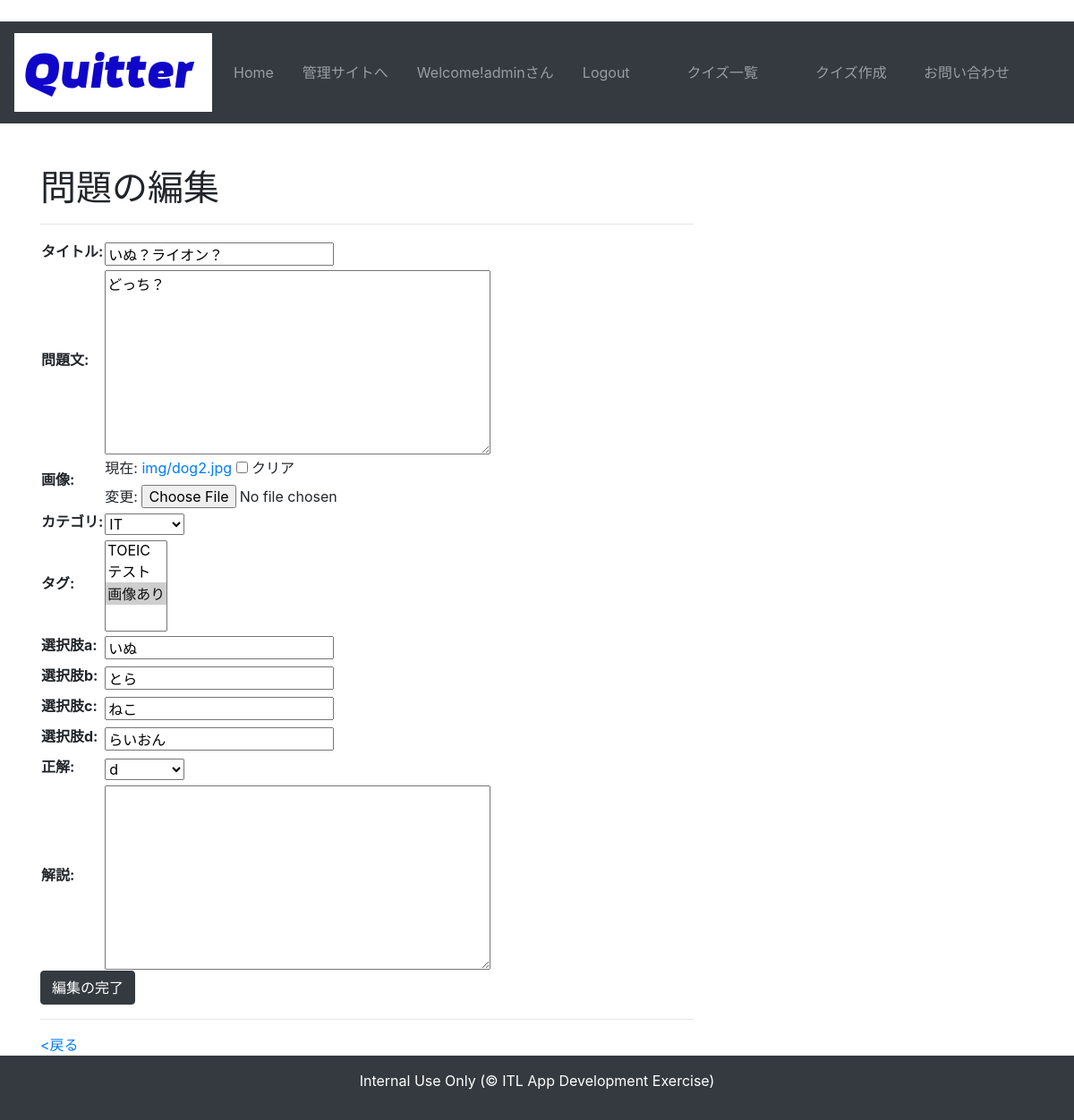
Before: /quiz/edit/7 (signed in) with the older database file.
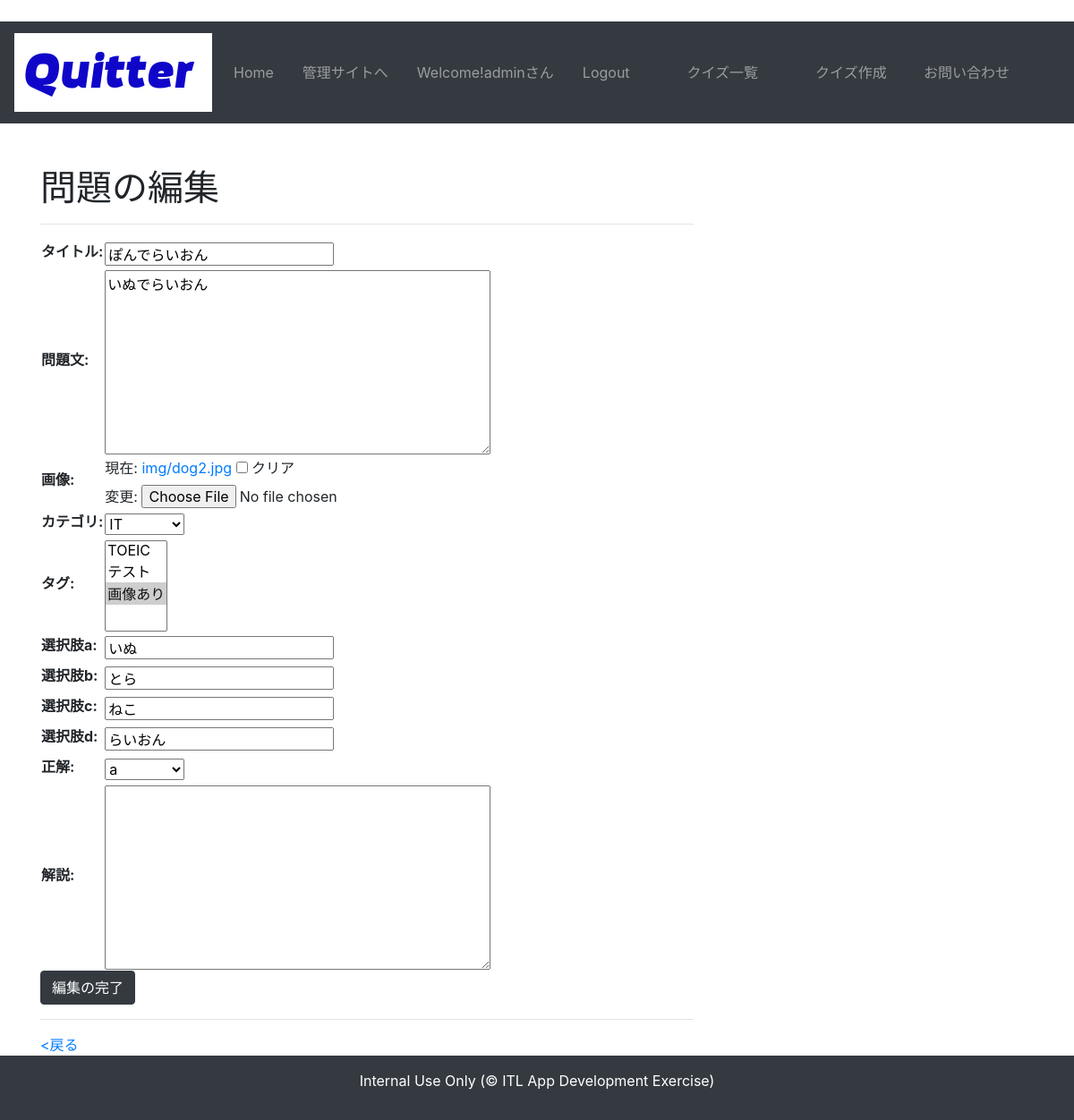
After: the same page with the newer database file.
### quiz/models.py (models this page shows, shortened)
class Quiz(models.Model):
    QUIZ_CHOICES = (
        ('a', 'a'), ('b', 'b'), ('c', 'c'), ('d', 'd')
        )
    author = models.ForeignKey(User,verbose_name='作成者',on_delete=models.CASCADE)
    title = models.CharField('タイトル', max_length=255)
    text = models.TextField('問題文')
    image = models.ImageField('画像', upload_to='img', blank=True, null=True)
    category = models.ForeignKey(Category, verbose_name='カテゴリ', blank=False, on_delete=models.PROTECT)
    tag = models.ManyToManyField(Tag, verbose_name='タグ', blank=True)
    choice_a = models.CharField('選択肢a', max_length=255)
    choice_b = models.CharField('選択肢b', max_length=255)
    choice_c = models.CharField('選択肢c', max_length=255)
    choice_d = models.CharField('選択肢d', max_length=255)
    correct_answer = models.CharField('正解', choices=QUIZ_CHOICES, max_length=1)
    explanation = models.TextField('解説', blank=True)
    created_at = models.DateTimeField('問題更新日', default=timezone.now)

### quiz/views.py (the view)
# urls.py: path('edit/<int:quiz_pk>', views.edit, name='edit'),
@login_required
def edit(request, quiz_pk):
    quiz = get_object_or_404(Quiz, pk=quiz_pk)
    request_user = request.user
    quiz_author = quiz.author
    if request.method == 'POST':
        form = QuizCreateForm(request.POST, instance=quiz)
        if form.is_valid():
            form.instance.author = request.user
            form.instance.created_at = timezone.now()
            form.save()
            return redirect('quiz:detail', quiz_pk=quiz.pk)
    else:
        form = QuizCreateForm(instance=quiz)
    context = {
        'word': '編集',
        'form': form,
        'request_user': request_user,
        'quiz_author': quiz_author,
            }
    return render(request, 'quiz/quizform.html', context)

### quiz/forms.py
class QuizCreateForm(forms.ModelForm):
    class Meta:
        model = Quiz
        fields = (
            'title', 'text', 'image','category', 'tag',
            'choice_a', 'choice_b', 'choice_c', 'choice_d',
            'correct_answer', 'explanation'
            )

### quiz/context_processors.py (called while the page is built)
def common(request):
    context = {
        'category_list':Category.objects.all(),
        'tag_list':Tag.objects.all()
    }
    return context

### quiz/models.py (called while the page is built)
    def __str__(self):
        return self.name

    def __str__(self):
        return self.name

### templates/quiz/quizform.html (shortened to what this page needs)
{% extends 'base.html' %}
{% load static %}
{% block content %}
{% if request_user and request_user != quiz_author %}
    <p>権限がありません</p>
{% else %}
    <h1>問題の{{ word }}</h1>
    <hr>
    <form action="" method="post" enctype="multipart/form-data">{% csrf_token %}
        <table>
            {{ form.as_table }}
        </table>
        <button type="submit" class='btn btn-dark'>{{ word }}の完了</button>
    </form>
    <hr>
{% endif %}
    <div>
        <a href="JavaScript:history.back()">&lt;戻る</a>
    </div>
{% endblock content %}

Changed rows visible on the page:
changed Quiz "IT": title "いぬ？ライオン？" → "ぽんでらいおん"; text "どっち？" → "いぬでらいおん"; correct_answer "d" → "a"
